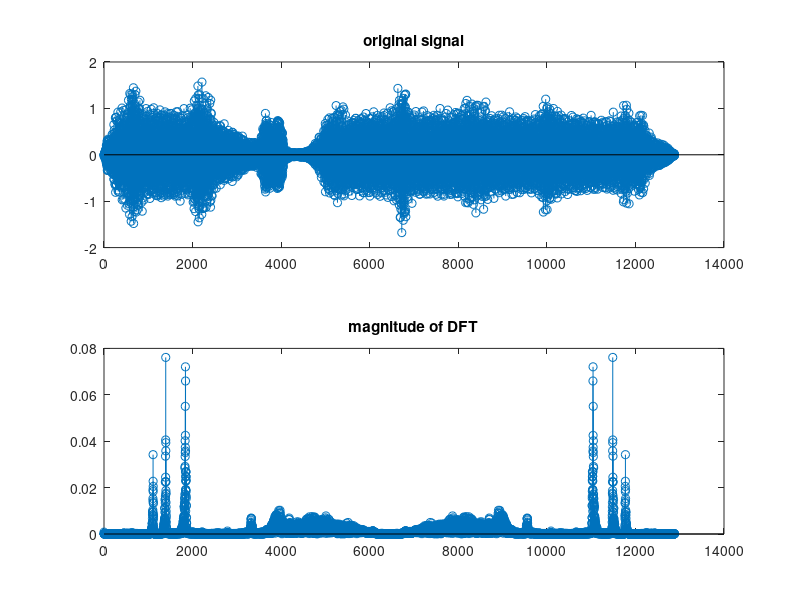
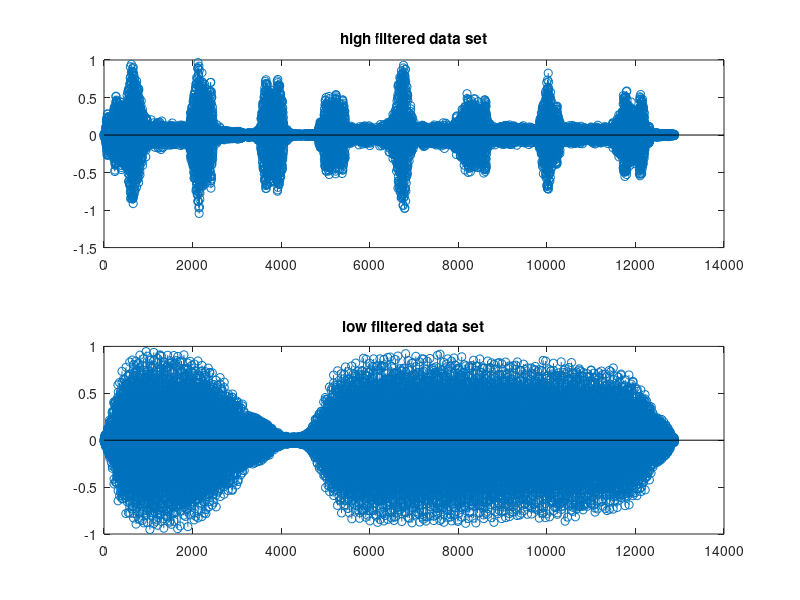

These figures' MATLAB source, in order:
load train_bird.mat

N = length(y);
Y = fft(y)/N;
m = abs(Y);
low = zeros(N, 1);
high = zeros(N, 1);

%high pass filter. Zeros out everything in the first and last quarter of Y,
%leaves everything in the midlle two quarters the same. This will isolate
%the bird sounds.

for i = 1 : N
    if i <= (N/4) || i > ((3 * N)/4)
        high(i) = 0;
    else
        high(i) = Y(i);
    end
end

%low pass filter. Zeros out eveything in the midlle two quarters of Y,
%leaves eveything in the first and last quarters the same. This will 
%isolate the train sound.

for i = 1 : N
    if i <= (N/4) || i > ((3 * N)/4)
        low(i) = Y(i);
    else
        low(i) = 0;
    end
end

figure
subplot(2, 1, 1)
stem(y)
title('original signal', 'FontWeight', 'bold')
subplot(2, 1, 2)
stem(m)
title('magnitude of DFT', 'FontWeight', 'bold')

%map the modified dft back to a set of modified data points
high_inverse = real(ifft(high)) * N;

figure
subplot(2, 1, 1)
stem(high_inverse)
title('high filtered data set', 'FontWeight', 'bold')
soundsc(high_inverse, Fs)

%map the modified dft back to a set of modified data points
low_inverse = real(ifft(low)) * N;

subplot(2, 1, 2)
stem(low_inverse)
title('low filtered data set', 'FontWeight', 'bold')
soundsc(low_inverse, Fs)